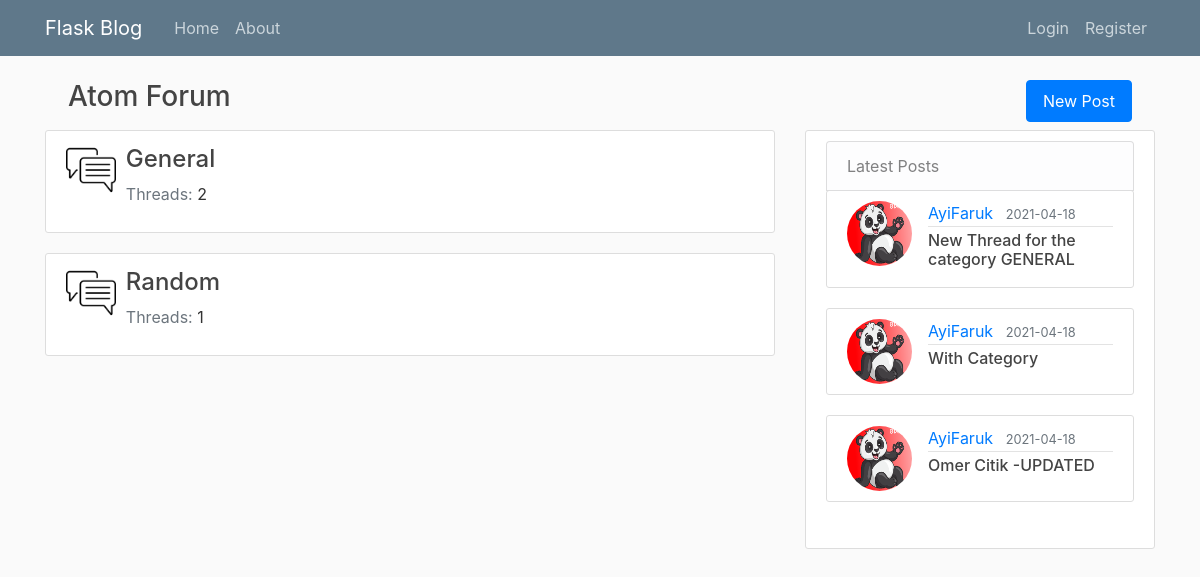
Page /home on the earlier database version.
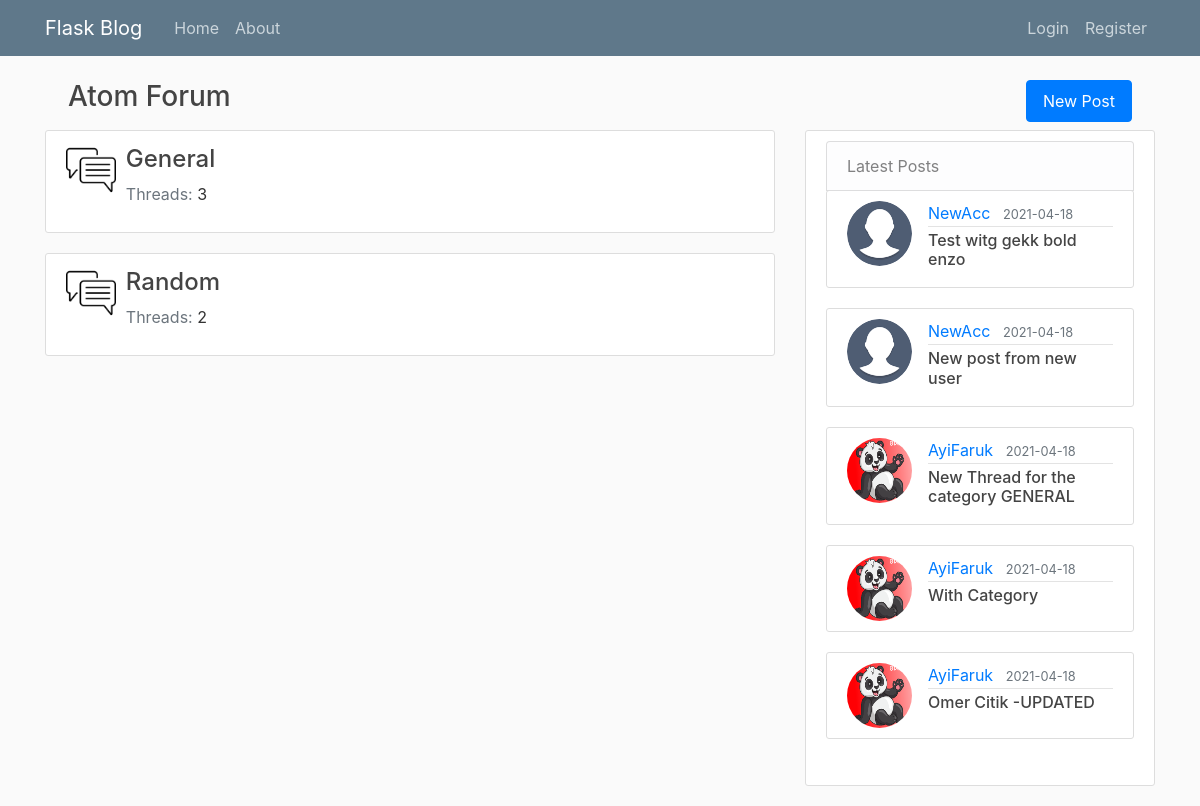
Same page on the later database version.
### app/models.py (models this page shows, shortened)
class Category(db.Model):
    id = db.Column(db.Integer, primary_key=True)
    category = db.Column(db.String(100), nullable=False)
    post= db.relationship('Post', backref='category', lazy=True)

class Post(db.Model):
    id = db.Column(db.Integer, primary_key=True)
    title = db.Column(db.String(100), nullable=False)
    date_posted = db.Column(db.DateTime, nullable=False, default=datetime.utcnow)
    content = db.Column(db.Text, nullable=False)
    user_id = db.Column(db.Integer, db.ForeignKey('user.id'), nullable=False)
    comments=  db.relationship('Comment', backref='thread', lazy=True)
    category_id = db.Column(db.Integer, db.ForeignKey('category.id'), nullable=False)

class User(db.Model, UserMixin):
    id = db.Column(db.Integer, primary_key=True)
    username = db.Column(db.String(20), unique=True, nullable=False)
    email = db.Column(db.String(120), unique=True, nullable=False)
    password = db.Column(db.String(120), nullable=False)
    image_file = db.Column(db.String(20), nullable=False, default='default.jpg')
    posts=  db.relationship('Post', backref='author', lazy=True)
    comments=  db.relationship('Comment', backref='authorCom', lazy=True)

### app/main/routes.py (the view)
@main.route("/")
@main.route("/home")
def home():
    latestPosts = Post.query.order_by(Post.date_posted.desc()).limit(6).all()
    categories = Category.query.limit(6).all()
    finalCat = []
    for category in categories:
        posts = Post.query.filter_by(category=category).all()
        newCat = {
            'id':category.id,
            'category':category.category,
            'threads':len(posts)
        }
        finalCat.append(newCat)
    return render_template('home.html', posts=posts,categories=finalCat,latestPosts=latestPosts)

### app/templates/home.html (shortened to what this page needs)
{% extends "layout.html" %}
{% block content %}
    {% for category in categories %}
        <article class="media content-section">
          <div class="media-body">
            <div class='row mt-1'>
              <div class='col-md-1 '>
                <img class="" width='50px' height='50px' src="{{ url_for('static', filename='icons/chat.png') }}">
              </div>
              <div class='col-md-8'>
                <h4 ><a class="article-title" href="{{url_for('posts.filter_posts',category=category.id)}}">{{ category.category }}</a></h4>
                <p><span class='text-muted'>Threads:</span> {{category.threads}}</p>
              </div>
            </div>
          </div>
        </article>
    {% endfor %}
{% endblock content %}
{% block sidebar %}
  <div class="content-section">
      <ul class="list-group">
        <li class="list-group-item list-group-item-light">Latest Posts</li>
        {% for post in latestPosts %}
          <article class="media content-section">
            <img class="rounded-circle article-img" src="{{ url_for('static', filename='profile_pics/' + post.author.image_file) }}">
            <div class="media-body">
              <div class="article-metadata">
                <a class="mr-2" href="{{ url_for('users.account_user', userid=post.author.id) }}">{{ post.author.username }}</a>
                <small class="text-muted">{{ post.date_posted.strftime('%Y-%m-%d') }}</small>
              </div>
              <h6><a class="article-title" href="{{ url_for('posts.post', post_id=post.id) }}">{{ post.title }}</a></hr6>
            </div>
          </article>
        {% endfor %}
      </ul>
  </div>
{% endblock sidebar %}
{% block toprow %}
<div class='col-8'>
  <h3>Atom Forum</h3>
</div>
<div class='col-4'>
  <a class="nav-item nav-link float-right btn btn-primary" href="{{ url_for('posts.new_post') }}">New Post</a>
</div>
{% endblock %}

### app/templates/layout.html (shortened to what this page needs)
<!DOCTYPE html>
<html>
<head>
    <link rel="stylesheet" href="https://maxcdn.bootstrapcdn.com/bootstrap/4.0.0/css/bootstrap.min.css">
    <link rel="stylesheet" type="text/css" href="{{ url_for('static', filename='style/main.css') }}">
</head>
<body>
    {% include 'includes/navbar.html' %}
    <main role="main" class="container">
      <div class='row m-2'>
        {% block toprow %}
        {% endblock %}
      </div>
      <div class="row">
        <div class="col-md-8">
          {% block content %}{% endblock %}
        </div>
        <div class="col-md-4">
          {% block sidebar %}{% endblock %}
        </div>
      </div>
    </main>
  </body>
</html>

### app/templates/includes/navbar.html (shortened to what this page needs)
<header class="site-header">
    <nav class="navbar navbar-expand-md navbar-dark bg-steel fixed-top">
      <div class="container">
        <a class="navbar-brand mr-4" href="/">Flask Blog</a>
        <div class="collapse navbar-collapse" id="navbarToggle">
          <div class="navbar-nav mr-auto">
            <a class="nav-item nav-link" href="{{ url_for('main.home') }}">Home</a>
            <a class="nav-item nav-link" href="{{ url_for('main.about') }}">About</a>
          </div>
          <div class="navbar-nav">
            {% if current_user.is_authenticated %}
              <a class="nav-item nav-link" href="{{ url_for('users.account') }}">My Account</a>
              <a class="nav-item nav-link" href="{{ url_for('users.logout') }}">Logout</a>
            {% else %}
              <a class="nav-item nav-link" href="{{ url_for('users.login') }}">Login</a>
              <a class="nav-item nav-link" href="{{ url_for('users.register') }}">Register</a>
            {% endif %}
          </div>
        </div>
      </div>
    </nav>
  </header>

### app/static/style/main.css (style rules this page uses)
body { background: #fafafa; color: #333333; margin-top: 5rem; }
h1, h2, h3, h4, h5, h6 { color: #444444; }
.bg-steel { background-color: #5f788a; }
.site-header { margin-bottom: 20px; }
.site-header .navbar-nav .nav-link { color: #cbd5db; }
.content-section { background: #ffffff; padding: 10px 20px; border: 1px solid #dddddd; border-radius: 3px; margin-bottom: 20px; }
.article-title { color: #444444; }
.article-img { height: 65px; width: 65px; margin-right: 16px; }
.article-metadata { padding-bottom: 1px; margin-bottom: 4px; border-bottom: 1px solid #e3e3e3 }
ul { list-style-type: none; margin: 0; padding: 0; overflow: hidden; }
li { float: left; }

Differences in the rows shown:
computed for Category "General": threads "2" → "3"
computed for Category "Random": threads "1" → "2"
added Post: image_file (picture), author.username "NewAcc", date_posted "2021-04-18", title "Test witg gekk bold enzo"
added Post: image_file (picture), author.username "NewAcc", date_posted "2021-04-18", title "New post from new user"
